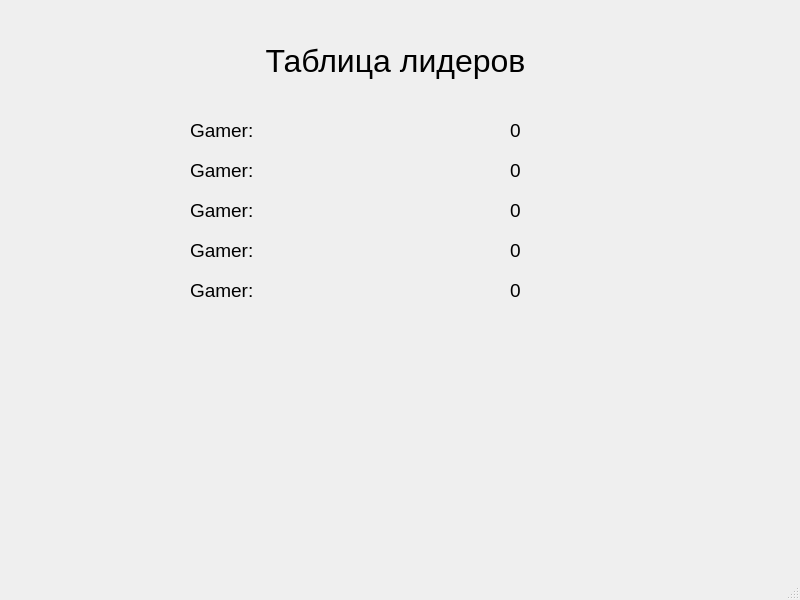
<?xml version="1.0" encoding="UTF-8"?>
<ui version="4.0">
 <class>leaderboardwindow</class>
 <widget class="QMainWindow" name="leaderboardwindow">
  <property name="geometry">
   <rect>
    <x>0</x>
    <y>0</y>
    <width>800</width>
    <height>600</height>
   </rect>
  </property>
  <property name="windowTitle">
   <string>MainWindow</string>
  </property>
  <widget class="QWidget" name="centralwidget">
   <widget class="QLabel" name="label">
    <property name="geometry">
     <rect>
      <x>240</x>
      <y>40</y>
      <width>311</width>
      <height>41</height>
     </rect>
    </property>
    <property name="font">
     <font>
      <pointsize>24</pointsize>
     </font>
    </property>
    <property name="text">
     <string>Таблица лидеров</string>
    </property>
    <property name="alignment">
     <set>Qt::AlignCenter</set>
    </property>
   </widget>
   <widget class="QLabel" name="label_g_1">
    <property name="geometry">
     <rect>
      <x>190</x>
      <y>110</y>
      <width>231</width>
      <height>41</height>
     </rect>
    </property>
    <property name="font">
     <font>
      <pointsize>14</pointsize>
     </font>
    </property>
    <property name="text">
     <string>Gamer:</string>
    </property>
    <property name="alignment">
     <set>Qt::AlignLeading|Qt::AlignLeft|Qt::AlignVCenter</set>
    </property>
   </widget>
   <widget class="QLabel" name="label_s_1">
    <property name="geometry">
     <rect>
      <x>420</x>
      <y>110</y>
      <width>191</width>
      <height>41</height>
     </rect>
    </property>
    <property name="font">
     <font>
      <pointsize>14</pointsize>
     </font>
    </property>
    <property name="text">
     <string>0</string>
    </property>
    <property name="alignment">
     <set>Qt::AlignCenter</set>
    </property>
   </widget>
   <widget class="QLabel" name="label_g_2">
    <property name="geometry">
     <rect>
      <x>190</x>
      <y>150</y>
      <width>231</width>
      <height>41</height>
     </rect>
    </property>
    <property name="font">
     <font>
      <pointsize>14</pointsize>
     </font>
    </property>
    <property name="text">
     <string>Gamer:</string>
    </property>
    <property name="alignment">
     <set>Qt::AlignLeading|Qt::AlignLeft|Qt::AlignVCenter</set>
    </property>
   </widget>
   <widget class="QLabel" name="label_g_3">
    <property name="geometry">
     <rect>
      <x>190</x>
      <y>190</y>
      <width>231</width>
      <height>41</height>
     </rect>
    </property>
    <property name="font">
     <font>
      <pointsize>14</pointsize>
     </font>
    </property>
    <property name="text">
     <string>Gamer:</string>
    </property>
    <property name="alignment">
     <set>Qt::AlignLeading|Qt::AlignLeft|Qt::AlignVCenter</set>
    </property>
   </widget>
   <widget class="QLabel" name="label_g_4">
    <property name="geometry">
     <rect>
      <x>190</x>
      <y>230</y>
      <width>231</width>
      <height>41</height>
     </rect>
    </property>
    <property name="font">
     <font>
      <pointsize>14</pointsize>
     </font>
    </property>
    <property name="text">
     <string>Gamer:</string>
    </property>
    <property name="alignment">
     <set>Qt::AlignLeading|Qt::AlignLeft|Qt::AlignVCenter</set>
    </property>
   </widget>
   <widget class="QLabel" name="label_g_5">
    <property name="geometry">
     <rect>
      <x>190</x>
      <y>270</y>
      <width>231</width>
      <height>41</height>
     </rect>
    </property>
    <property name="font">
     <font>
      <pointsize>14</pointsize>
     </font>
    </property>
    <property name="text">
     <string>Gamer:</string>
    </property>
    <property name="alignment">
     <set>Qt::AlignLeading|Qt::AlignLeft|Qt::AlignVCenter</set>
    </property>
   </widget>
   <widget class="QLabel" name="label_s_2">
    <property name="geometry">
     <rect>
      <x>420</x>
      <y>150</y>
      <width>191</width>
      <height>41</height>
     </rect>
    </property>
    <property name="font">
     <font>
      <pointsize>14</pointsize>
     </font>
    </property>
    <property name="text">
     <string>0</string>
    </property>
    <property name="alignment">
     <set>Qt::AlignCenter</set>
    </property>
   </widget>
   <widget class="QLabel" name="label_s_3">
    <property name="geometry">
     <rect>
      <x>420</x>
      <y>190</y>
      <width>191</width>
      <height>41</height>
     </rect>
    </property>
    <property name="font">
     <font>
      <pointsize>14</pointsize>
     </font>
    </property>
    <property name="text">
     <string>0</string>
    </property>
    <property name="alignment">
     <set>Qt::AlignCenter</set>
    </property>
   </widget>
   <widget class="QLabel" name="label_s_4">
    <property name="geometry">
     <rect>
      <x>420</x>
      <y>230</y>
      <width>191</width>
      <height>41</height>
     </rect>
    </property>
    <property name="font">
     <font>
      <pointsize>14</pointsize>
     </font>
    </property>
    <property name="text">
     <string>0</string>
    </property>
    <property name="alignment">
     <set>Qt::AlignCenter</set>
    </property>
   </widget>
   <widget class="QLabel" name="label_s_5">
    <property name="geometry">
     <rect>
      <x>420</x>
      <y>270</y>
      <width>191</width>
      <height>41</height>
     </rect>
    </property>
    <property name="font">
     <font>
      <pointsize>14</pointsize>
     </font>
    </property>
    <property name="text">
     <string>0</string>
    </property>
    <property name="alignment">
     <set>Qt::AlignCenter</set>
    </property>
   </widget>
  </widget>
  <widget class="QMenuBar" name="menubar">
   <property name="geometry">
    <rect>
     <x>0</x>
     <y>0</y>
     <width>800</width>
     <height>18</height>
    </rect>
   </property>
  </widget>
  <widget class="QStatusBar" name="statusbar"/>
 </widget>
 <resources/>
 <connections/>
</ui>
